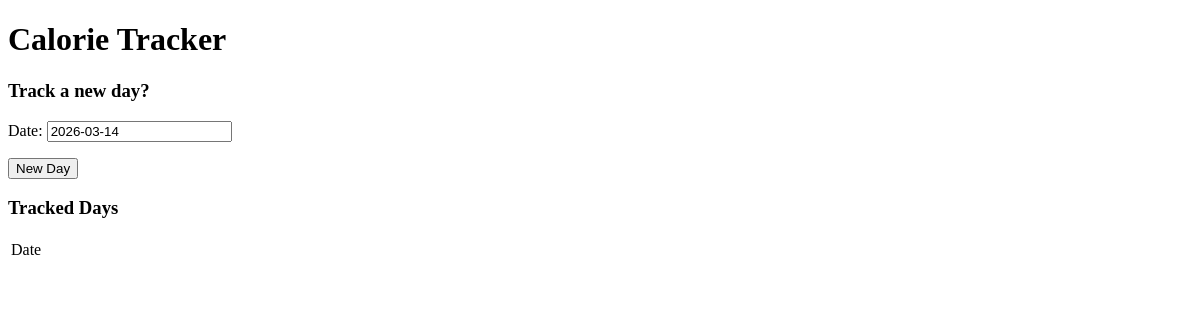
Before: / with the older database file.
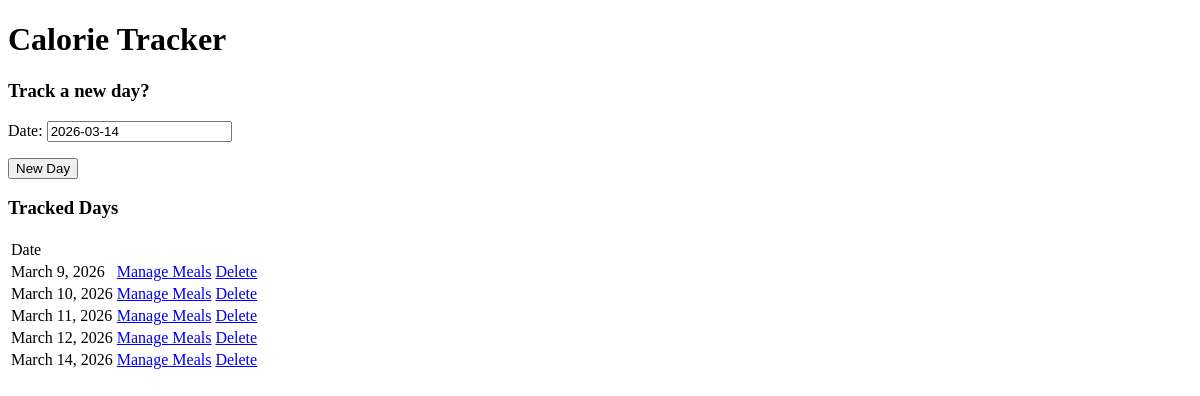
After: the same page with the newer database file.
### calorie_tracking_app/models.py (models this page shows, shortened)
class Date(models.Model):
    date = models.DateField(primary_key=True)
    class Meta:
        ordering = ["date"]

### calorie_tracking_app/views.py (the view)
# urls.py: path('', views.index, name='index'),
def index(request):
    dates = Date.objects.all()
    if request.method == "POST":
        form = DateForm(request.POST)
        if form.is_valid():
            form.save()
    else:
        form = DateForm()
    return render(request, 'index.html', {'form' : form, 'dates' : dates})

### calorie_tracking_app/forms.py
class DateForm(forms.ModelForm):
    class Meta:
        model = Date
        fields = ['date']
    date = forms.CharField(initial=str(datetime.date.today()))

### calorie_tracking_app/templates/index.html
<!DOCTYPE html>
<html>
<body>
    <h1>Calorie Tracker</h1>
    <h3>Track a new day?</h3>
    <form method="POST", action="{% url 'index' %}">
        {% csrf_token %} {{ form.as_p }}
        <button type="submit">New Day</button>
    </form>
    <h3>Tracked Days</h3>
    <table>
        <tr><td>Date</td></tr>
        {% for d in dates %}
        <tr>
            <td>{{ d.date }}</td>
            <td>
                <a href="{% url 'manage_meals' d.date %}">Manage Meals</a>
                <a href="{% url 'delete_date' d.date %}">Delete</a>
            </td>
        </tr>
        {% endfor %}
    </table>
</body>
</html>

Changed rows visible on the page:
added Date: date "March 9, 2026"
added Date: date "March 10, 2026"
added Date: date "March 11, 2026"
added Date: date "March 12, 2026"
added Date: date "March 14, 2026"
